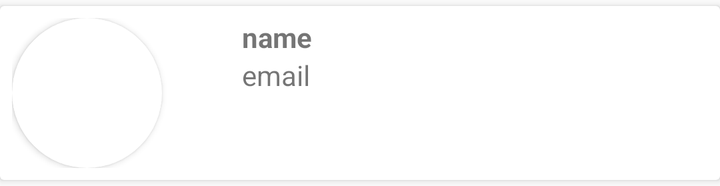
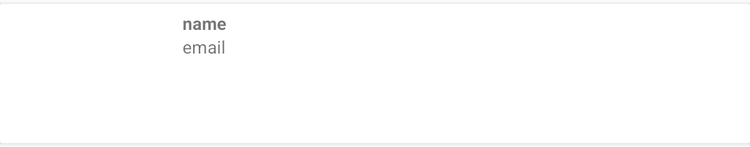

One screen, two layout resources from the same app: the default and the repository's alternative for another configuration. Each is rendered where Android would select it; the XML of both is given below.
<!-- AndroidManifest.xml: application theme AppTheme -->
<!-- res/layout/list_monitor_user.xml -->
<?xml version="1.0" encoding="utf-8"?>
<android.support.v7.widget.CardView xmlns:android="http://schemas.android.com/apk/res/android"
    android:layout_width="match_parent"
    android:layout_height="wrap_content"
    xmlns:app="http://schemas.android.com/apk/res-auto"
    android:orientation="vertical"
    android:padding="3dp"
    android:layout_marginTop="3dp"
    android:layout_marginBottom="3dp">

    <LinearLayout
        android:layout_width="match_parent"
        android:layout_height="wrap_content"
        android:orientation="vertical">

        <LinearLayout
            android:layout_width="match_parent"
            android:layout_height="wrap_content"
            android:layout_margin="6dp"
            android:orientation="horizontal">

            <android.support.v7.widget.CardView
                android:layout_width="75dp"
                android:layout_height="75dp"
                android:elevation="12dp"
                android:id="@+id/view2"
                app:cardCornerRadius="40dp"
                android:layout_centerHorizontal="true">
            <ImageView
                android:id="@+id/monitorUserImage"
                android:layout_width="80dp"
                android:layout_height="match_parent"
                android:scaleType="centerCrop"
                android:src="@drawable/ic_launcher_foreground"/>
            </android.support.v7.widget.CardView>

            <LinearLayout
                android:layout_width="match_parent"
                android:layout_height="wrap_content"
                android:orientation="vertical">

                <TextView
                    android:id="@+id/monitorUserName"
                    android:layout_width="match_parent"
                    android:layout_height="wrap_content"
                    android:textStyle="bold"
                    android:paddingLeft="?android:attr/expandableListPreferredItemPaddingLeft"
                    android:text="name" />

                <TextView
                    android:id="@+id/monitorUserEmail"
                    android:layout_width="match_parent"
                    android:layout_height="wrap_content"
                    android:paddingLeft="?android:attr/expandableListPreferredItemPaddingLeft"
                    android:text="email"/>
            </LinearLayout>
        </LinearLayout>
    </LinearLayout>

</android.support.v7.widget.CardView>
<!-- resources referenced by this layout -->
<resources>
  <style name="AppTheme" parent="Theme.AppCompat.Light.DarkActionBar">
          
          <item name="colorPrimary">@color/colorPrimary</item>
          <item name="colorPrimaryDark">@color/colorPrimaryDark</item>
          <item name="colorAccent">@color/colorAccent</item>
          <item name="cardViewStyle">@style/CardView.Light</item>
      </style>
  <color name="colorPrimary">#29323c</color>
  <color name="colorPrimaryDark">#303F9F</color>
  <color name="colorAccent">#FF4081</color>
</resources>
<!-- res/layout-sw600dp/list_monitor_user.xml (the repository's variant of the layout above) -->
<!-- drawn on a 7-inch tablet held upright -->
<?xml version="1.0" encoding="utf-8"?>
<android.support.v7.widget.CardView xmlns:android="http://schemas.android.com/apk/res/android"
    android:layout_width="match_parent"
    android:layout_height="wrap_content"
    xmlns:app="http://schemas.android.com/apk/res-auto"
    android:orientation="vertical"
    android:padding="3dp"
    android:layout_marginTop="3dp"
    android:layout_marginBottom="3dp">

    <LinearLayout
        android:layout_width="match_parent"
        android:layout_height="wrap_content"
        android:orientation="vertical">

        <LinearLayout
            android:layout_width="match_parent"
            android:layout_height="wrap_content"
            android:layout_margin="6dp"
            android:orientation="horizontal">


                <ImageView
                    android:id="@+id/monitorUserImage"
                    android:layout_width="100dp"
                    android:layout_height="100dp"/>

            <LinearLayout
                android:layout_width="match_parent"
                android:layout_height="wrap_content"
                android:orientation="vertical">

                <TextView
                    android:id="@+id/monitorUserName"
                    android:layout_width="match_parent"
                    android:layout_height="wrap_content"
                    android:textStyle="bold"
                    android:textSize="@dimen/_12sdp"
                    android:paddingLeft="?android:attr/expandableListPreferredItemPaddingLeft"
                    android:text="name" />

                <TextView
                    android:id="@+id/monitorUserEmail"
                    android:layout_width="match_parent"
                    android:layout_height="wrap_content"
                    android:paddingLeft="?android:attr/expandableListPreferredItemPaddingLeft"
                    android:textSize="@dimen/_10sdp"
                    android:text="email"/>
            </LinearLayout>
        </LinearLayout>
    </LinearLayout>

</android.support.v7.widget.CardView>
